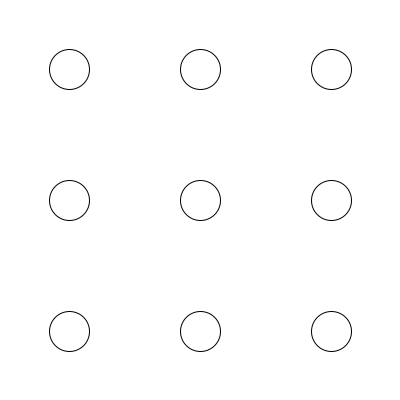
Frame 1 (no input)
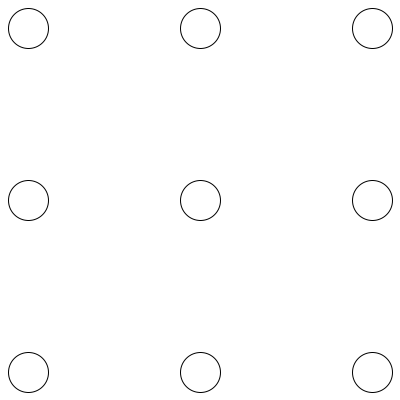
Frame 60 (the mouse pressed at the canvas centre just before this capture)
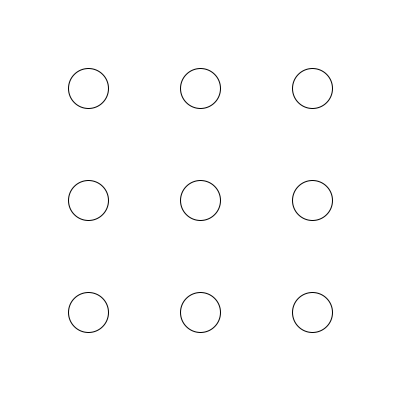
Frame 120 (the mouse held since frame 60 and released just before this capture)

The Processing sketch that drew these frames (run headless with seeded random() and noise(); from frame 60 on, the mouse is pressed at the canvas centre):

// Processing sketch: BallGrid
// ── BallGrid.pde
// Session 3 optional extension: a 2D array of balls.
// Each ball starts at the center of its own cell in a 3 by 3 grid.
// Row decides the vertical speed and column decides the horizontal speed.

Ball[][] grid = new Ball[3][3];

void setup() {
  size(400, 400);
  for (int row = 0; row < grid.length; row++) {
    for (int col = 0; col < grid[row].length; col++) {
      grid[row][col] = new Ball(70 + col * 130, 70 + row * 130, col - 1, row - 1, 40);
    }
  }
}

void draw() {
  background(255);
  for (int row = 0; row < grid.length; row++) {
    for (int col = 0; col < grid[row].length; col++) {
      grid[row][col].move();
      grid[row][col].show();
    }
  }
}

class Ball {
  float x;
  float y;
  float xSpeed;
  float ySpeed;
  float diameter;

  Ball(float startX, float startY, float startXSpeed, float startYSpeed, float startDiameter) {
    x = startX;
    y = startY;
    xSpeed = startXSpeed;
    ySpeed = startYSpeed;
    diameter = startDiameter;
  }

  void move() {
    x = x + xSpeed;
    y = y + ySpeed;
    float r = diameter / 2;
    if (x > width - r || x < r) {
      xSpeed = -xSpeed;
    }
    if (y > height - r || y < r) {
      ySpeed = -ySpeed;
    }
  }

  void show() {
    circle(x, y, diameter);
  }
}
